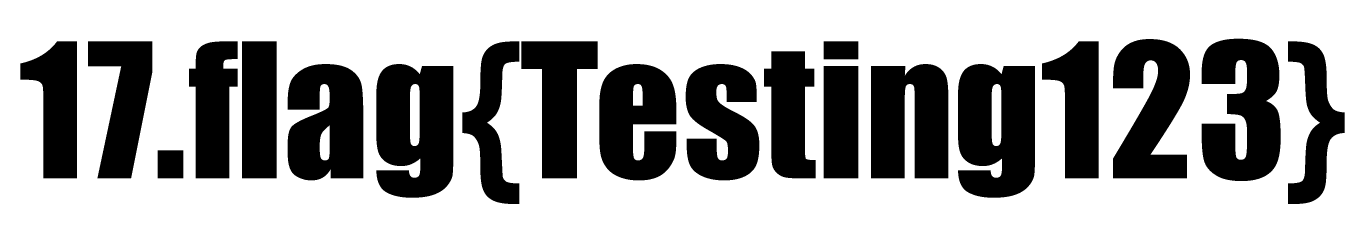
#> input picture flag17.png, 4096 x 706 px (shown at 1/3 size)
$ python painter.py   (older library calls are emulated)
#> lines starting #> are read from the running program, lines starting #| are printed output that depends on the picture; after the words box and inside, x2 and y2 are one past the last pixel; in counts of white or black regions, pixels touching at a corner belong together
#!/usr/bin/env python3

from PIL import Image
import math
import struct


fftn = 768
out_cols = int(fftn/2)
lines = 6

image = Image.open("flag17.png")
#> image is the input picture: PIL image 4096x706 RGB; 65.7% white; 20 black regions, largest, box (x1, y1, x2, y2) and area: (1129, 192, 1360, 593) 78229, (2874, 192, 3105, 593) 78219, (3605, 116, 3842, 543) 72976
#image = image.rotate(180)
image = image.transpose(Image.FLIP_LEFT_RIGHT)
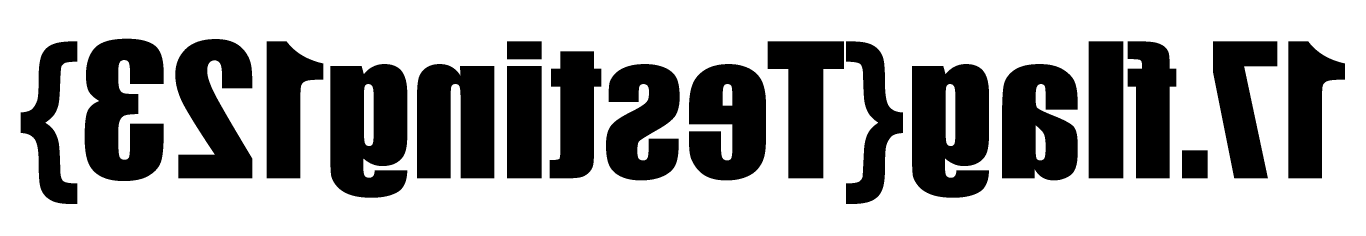
#> image: PIL image 4096x706 RGB (shown at 1/3 size); 65.7% white; 20 black regions, largest, box (x1, y1, x2, y2) and area: (2736, 192, 2967, 593) 78229, (991, 192, 1222, 593) 78219, (254, 116, 491, 543) 72976
in_cols, in_rows = image.size
#> in_cols = 4096; in_rows = 706
out_rows = round(out_cols * in_rows / in_cols)
#> out_rows = 66

image = image.resize((out_cols, out_rows), Image.ANTIALIAS)
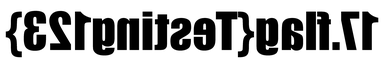
#> image: PIL image 384x66 RGB; min 0, max 255, mean 167.6
image = image.convert('L')
#> image: PIL image 384x66 L
pixels = list(image.getdata())
#> pixels = 25344 items

with open('paint-mask.raw', 'wb') as f:
    for r in range(out_rows):
        row = pixels[r * out_cols:(r+1) * out_cols]
        for i in range(0, out_cols, lines-1):
            row[i] = 1
        row = [math.pow(10, (p / 255) * 0.99 - 0.5) for p in row]
        row = ([max(row)] * 1) + row[1:] + ([max(row)] * 1) + row[:0:-1]
        #print(len(row))
        for _ in range(lines):
            for i in range(fftn):
                f.write(struct.pack('ff', row[i]/100, 0))

$ run again, with flag16.png copied over flag17.png
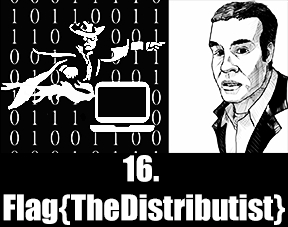
#> input picture flag16.png, 288 x 227 px
#> image is the input picture: PIL image 288x227 RGBA; mean R, G, B, A 97.4, 97.4, 97.4, 255
#> `image = image.transpose(Image.FLIP_LEFT_RIGHT)`:
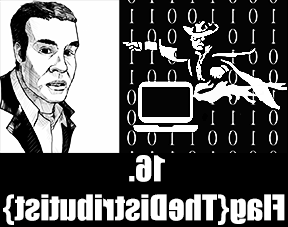
#> image: PIL image 288x227 RGBA; mean R, G, B, A 97.4, 97.4, 97.4, 255
#> `image = image.resize((out_cols, out_rows), Image.ANTIALIAS)`:
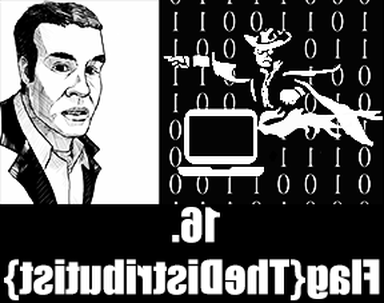
#> image: PIL image 384x303 RGBA; mean R, G, B, A 97.6, 97.6, 97.6, 255
#> pixels = 116352 items
